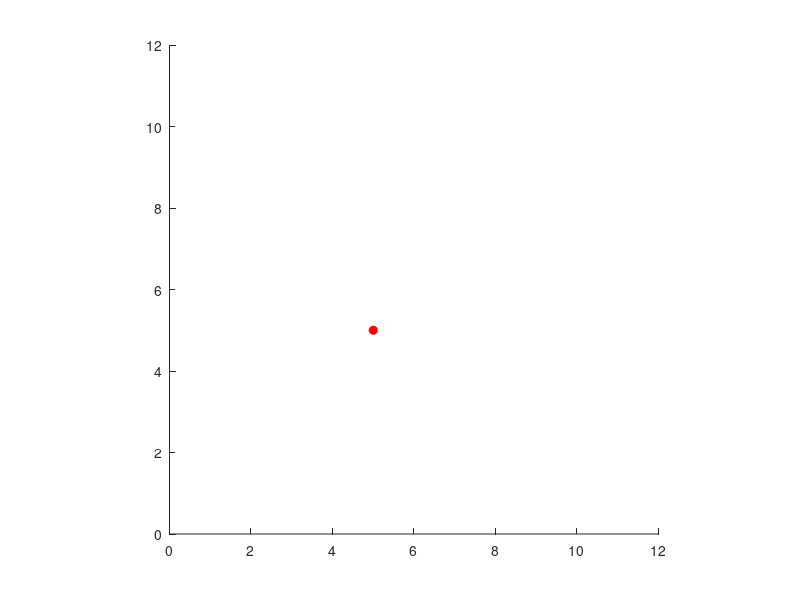

Source code (MATLAB): (Note: this script raises an error after producing the figure.)
%template for how to properly call egg_func
%also provides example for how to interpret outputs
function eggxample01()
    figure();
    %set the oval hyper-parameters
    egg_params = struct();
    egg_params.a = 3; egg_params.b = 2; egg_params.c = .15;
    %specify the position and orientation of the egg
    x0 = 5; y0 = 5; theta = pi/6;
    %set up the axis
    hold on; axis equal; axis square
    axis([0,12,0,12])
    %plot the origin of the egg frame
    plot(x0,y0,'ro','markerfacecolor','r');
    %compute the perimeter of the egg
    [V_list, G_list] = egg_func(linspace(0,1,100),x0,y0,theta,egg_params);
    %plot the perimeter of the egg
    plot(V_list(1,:),V_list(2,:),'k');
    %compute a single point along the egg (s=.8)
    %as well as the tangent vector at that point
    [V_single, G_single] = egg_func(.8,x0,y0,theta,egg_params);
    %plot this single point on the egg
    plot(V_single(1),V_single(2),'ro','markerfacecolor','r');
    title("eggxample plot")
    %plot this tangent vector on the egg
    vector_scaling = .1;
    tan_vec_x = [V_single(1),V_single(1)+vector_scaling*G_single(1)];
    tan_vec_y = [V_single(2),V_single(2)+vector_scaling*G_single(2)];
    plot(tan_vec_x,tan_vec_y,'g')
end
